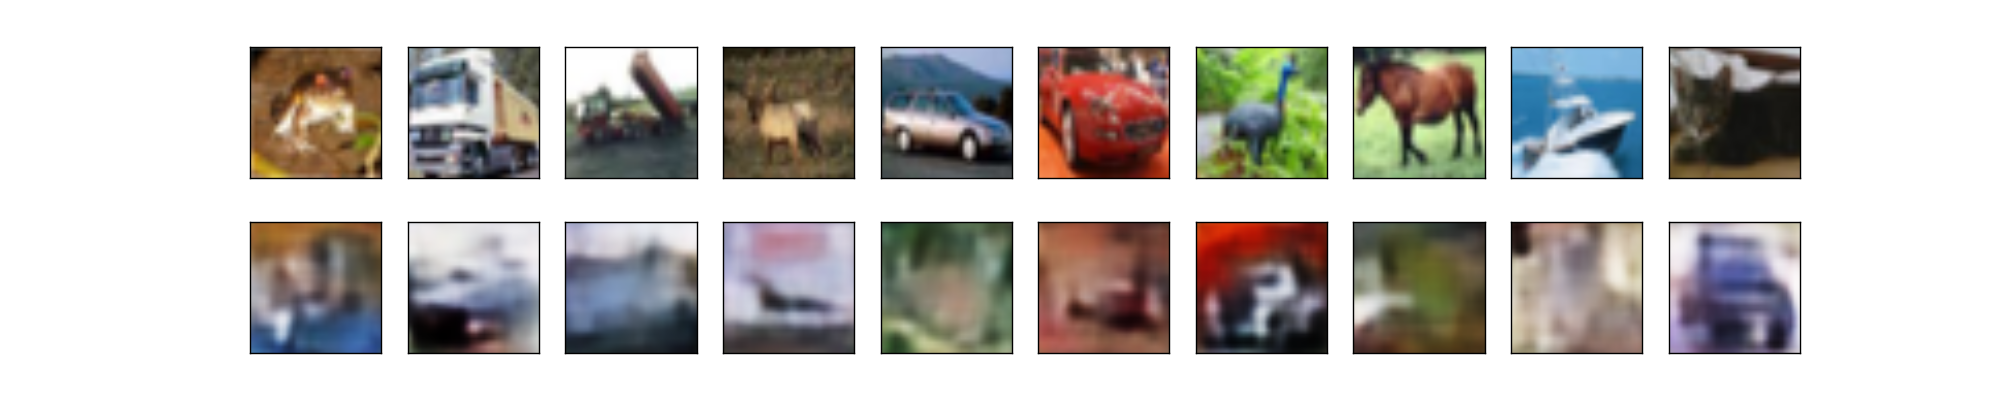

Here is the Python script that generated this plot:
import keras
from keras.models import load_model
from keras.datasets import cifar10
from keras.layers import Input, Dense, Conv2D, MaxPooling2D, UpSampling2D, BatchNormalization, Activation
from keras.models import Model
import matplotlib.pyplot as plt
from keras.callbacks import EarlyStopping, ModelCheckpoint
from keras.optimizers import Adam
import os
import pickle
import numpy as np




"""
=======================================================================
This code is citing the website
The title of page: The Keras Blog
Author: Francois Chollet
Date: Sat 14 May 2016
URL: https://blog.keras.io/building-autoencoders-in-keras.html
Access date: Tue 24 April 2018
=======================================================================
"""





batch_size = 32
num_classes = 10
epochs = 20



# the data, shuffled and split between train and test sets.
(x_train, y_train), (x_test, y_test) = cifar10.load_data()



# normalize data
x_train = x_train.astype('float32')
x_test = x_test.astype('float32')
x_train /= 255
x_test /= 255


#Open shuffled datasets.
with open('x1_train_cifar.pkl', 'rb') as f:
    x1_train = pickle.load(f)

with open('x2_train_cifar.pkl', 'rb') as f:
    x2_train = pickle.load(f)

with open('x3_train_cifar.pkl', 'rb') as f:
    x3_train = pickle.load(f)




print('x_train shape:', x_train.shape)
print(x_train.shape[0], 'train samples')
print(x_test.shape[0], 'test samples')




#Encoder
input_img = Input(shape=(32, 32, 3))
x = Conv2D(64, (3, 3), padding='same')(input_img)
x = BatchNormalization()(x)
x = Activation('relu')(x)
x = MaxPooling2D((2, 2), padding='same')(x)
x = Conv2D(32, (3, 3), padding='same')(x)
x = BatchNormalization()(x)
x = Activation('relu')(x)
x = MaxPooling2D((2, 2), padding='same')(x)
x = Conv2D(16, (3, 3), padding='same')(x)
x = BatchNormalization()(x)
x = Activation('relu')(x)
encoded = MaxPooling2D((2, 2), padding='same')(x)




#Decoder
x = Conv2D(16, (3, 3), padding='same')(encoded)
x = BatchNormalization()(x)
x = Activation('relu')(x)
x = UpSampling2D((2, 2))(x)
x = Conv2D(32, (3, 3), padding='same')(x)
x = BatchNormalization()(x)
x = Activation('relu')(x)
x = UpSampling2D((2, 2))(x)
x = Conv2D(64, (3, 3), padding='same')(x)
x = BatchNormalization()(x)
x = Activation('relu')(x)
x = UpSampling2D((2, 2))(x)
x = Conv2D(3, (3, 3), padding='same')(x)
x = BatchNormalization()(x)
decoded = Activation('sigmoid')(x)




autoencoder = Model(input_img, decoded)
autoencoder.compile(optimizer='adam', loss='binary_crossentropy')



#Train the model.
history = autoencoder.fit(x_train, x_train,
                    batch_size=batch_size,
                    epochs=epochs,
                    verbose=1,
                    validation_data=(x_test, x_test),
                    shuffle=True)





decoded_imgs = autoencoder.predict(x_test)





# definition to show original image and reconstructed image
n = 10
plt.figure(figsize=(20, 4))
for i in range(n):
    # display original
    ax = plt.subplot(2, n, i+1)
    plt.imshow(x_train[i].reshape(32, 32, 3))
    ax.get_xaxis().set_visible(False)
    ax.get_yaxis().set_visible(False)

    #display predicted pictures
    ax = plt.subplot(2, n, i +1 + n )
    plt.imshow(decoded_imgs[i].reshape(32, 32, 3))
    ax.get_xaxis().set_visible(False)
    ax.get_yaxis().set_visible(False)

plt.show()





print("==============================================================")
score_test = autoencoder.evaluate(x_test, x_test, verbose=0)
accuracy_test = 1 - score_test
print("The loss on x_test : %.12f" %score_test)
print("The accuracy on x_test : %.12f" %accuracy_test)
print("==============================================================")


score_x_train = autoencoder.evaluate(x_train, x_train, verbose=0)
accuracy_x_train = 1 - score_x_train
print("The loss on x_train : %.12f" %score_x_train)
print("The accuracy on x_train : %.12f" %accuracy_x_train)
print("==============================================================")

score_x1_train = autoencoder.evaluate(x1_train, x1_train, verbose=0)
accuracy_x1_train = 1 - score_x1_train
print("The loss on x1_train : %.12f" %score_x1_train)
print("The accuracy on x1_train : %.12f" %accuracy_x1_train)
print("==============================================================")

score_x2_train = autoencoder.evaluate(x2_train, x2_train, verbose=0)
accuracy_x2_train = 1 - score_x2_train
print("The loss on x2_train : %.12f" %score_x2_train)
print("The accuracy on x2_train : %.12f" %accuracy_x2_train)
print("==============================================================")

score_x3_train = autoencoder.evaluate(x3_train, x3_train, verbose=0)
accuracy_x3_train = 1 - score_x3_train
print("The loss on x3_train : %.12f" %score_x3_train)
print("The accuracy on x3_train : %.12f" %accuracy_x3_train)
